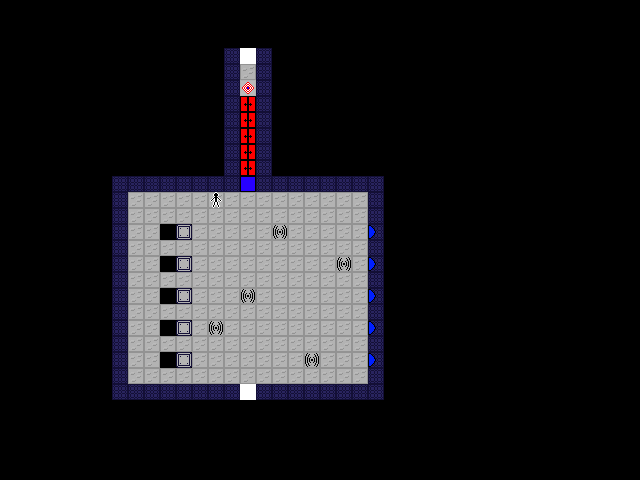

This game map was drawn from its Tiled (.tmx) file and the tilesets committed beside it. A one-line description and the trimmed map source follow:
An orthogonal 40x30 tile map with 16x16 px tiles, 5 tile layers (tiles, pieces, pieces2, pieces3, ...) and 5 objects.

<map version="1.10" tiledversion="1.10.2" orientation="orthogonal" renderorder="right-down" width="40" height="30" tilewidth="16" tileheight="16" infinite="0" nextlayerid="8" nextobjectid="22">
 <tileset firstgid="1" name="tiles" tilewidth="16" tileheight="16" tilecount="81" columns="9">
  <image source="tiles.png" width="144" height="144" />
 </tileset>
 <layer id="1" name="tiles" width="40" height="30">
  <data>[1200 cells, 252 non-empty, 5 distinct tile ids]</data>
 </layer>
 <layer id="2" name="pieces" width="40" height="30">
  <data>[1200 cells, 20 non-empty, 4 distinct tile ids]</data>
 </layer>
 <layer id="6" name="pieces2" width="40" height="30">
  <data>[1200 cells, 0 non-empty, 0 distinct tile ids]</data>
 </layer>
 <layer id="7" name="pieces3" width="40" height="30">
  <data>[1200 cells, 0 non-empty, 0 distinct tile ids]</data>
 </layer>
 <layer id="3" name="actors" width="40" height="30">
  <data>[1200 cells, 1 non-empty, 1 distinct tile ids]</data>
 </layer>
 <objectgroup id="5" name="connectors">
  <object id="17" x="279.5" y="231">
   <polyline points="0,0 -27.5,-130.5" />
  </object>
  <object id="18" x="248.5" y="265">
   <polyline points="96.5,0.5 -3.5,-146" />
  </object>
  <object id="19" x="266.5" y="297.5">
   <polyline points="-17,0 -15.5,-160.5" />
  </object>
  <object id="20" x="296" y="327.5">
   <polyline points="-79,-0.5 -54,-175" />
  </object>
  <object id="21" x="311.5" y="359.5">
   <polyline points="0,0 -62,-194" />
  </object>
 </objectgroup>
</map>
